Frame 1 (no input): blank canvas, image omitted
Frame 60 (no input): blank canvas, image omitted
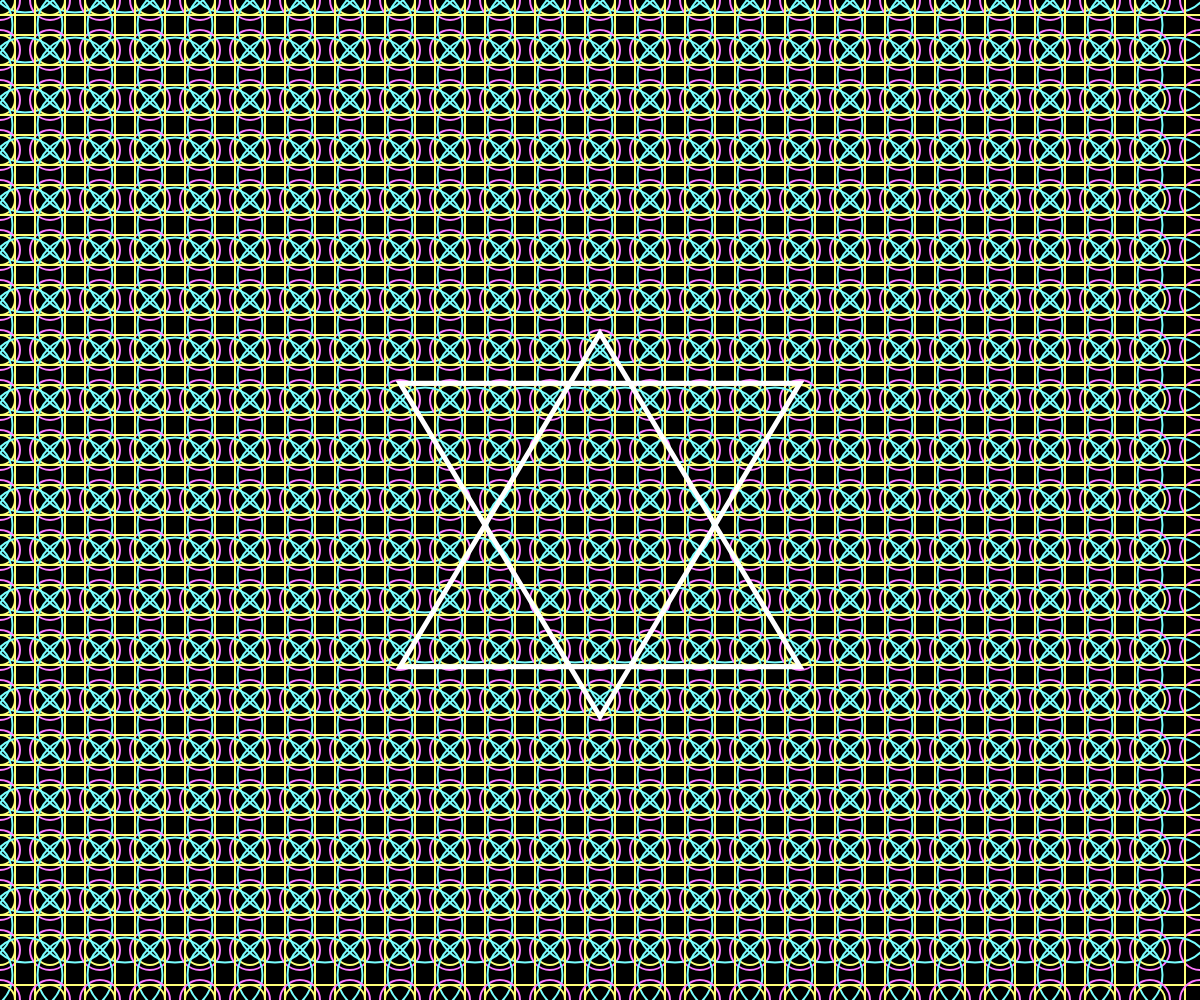
Frame 120 (the mouse pressed at the canvas centre since frame 60)

The p5.js sketch whose frames 1 and 60 were blank and that drew this single picture after the mouse press (run headless with seeded random() and noise() and a simulated clock; from frame 60 on, the mouse is pressed at the canvas centre):

// p5.js sketch
// ── sketch.js
function setup() {
  createCanvas(windowWidth, windowHeight);
}

function draw() {
  background(0);
  rectMode(CENTER)
  noFill()
  stroke(255)
  strokeWeight(2)
  for(var j = -1;j<int(height/(50));j++){
    for(var i = -1;i<int(width/(50));i++)
    {
      stroke(frameCount%256,mouseX,mouseY)//框線顏色的r隨時間改變，g隨滑鼠在x軸上改變，b隨滑鼠在y軸上改變
      ellipse(25+(i*50),25+(j*50),mouseX/8)
      stroke(mouseY,mouseX,frameCount%256)//框線顏色的r隨滑鼠在y軸上改變，g隨滑鼠在x軸上改變，b隨時間改變
      rect(25+(i*50),25+(j*50),mouseX/5)
      stroke(mouseX,frameCount%256,mouseY)
      ellipse(50+(i*50),50+(j*50),mouseX/15)
      stroke(mouseX,mouseY,frameCount%256)
      ellipse(0+(i*50),50+(j*50),mouseX/20)//多加一個圓在左下角，使其與原本的圓形成雙圈
    }
  }
  strokeWeight(5)
  stroke(mouseY,mouseX,mouseY)
  triangle(width/2,height/3,width/3,height*2/3,width*2/3,height*2/3)
  stroke(mouseX,mouseY,mouseX)
  triangle(width/2,height*2/3+50,width/3,height/3+50,width*2/3,height/3+50)
}
